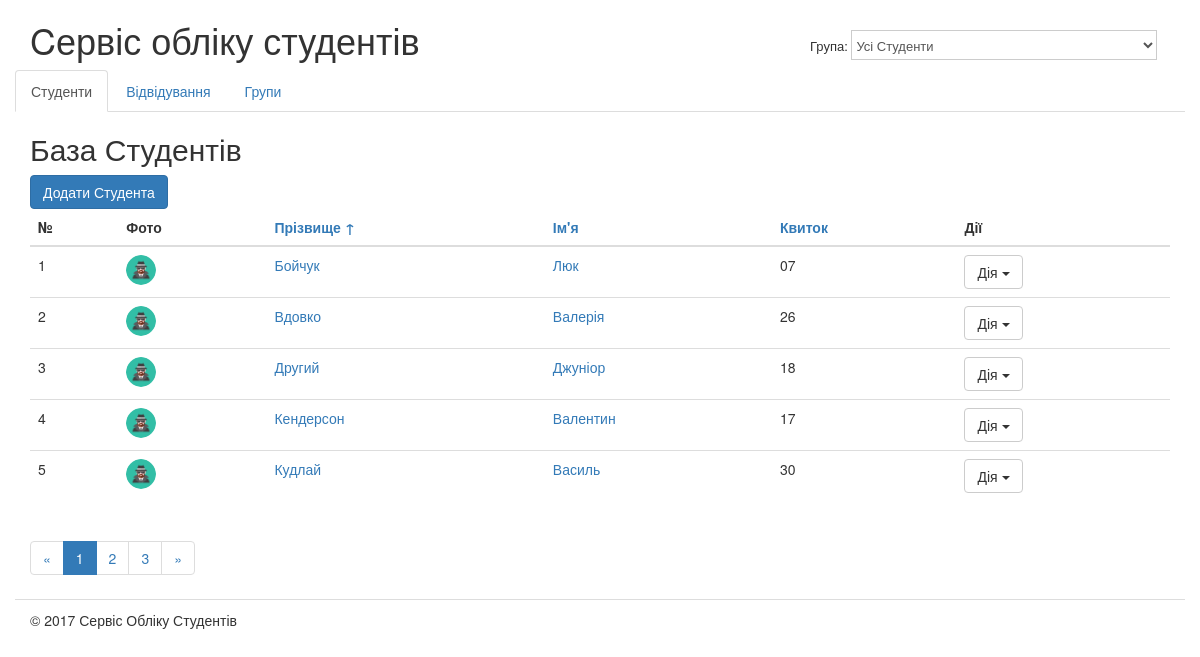
The page / on the database its author committed.
### studentsdb/students/models.py (models this page shows, shortened)
class Student(models.Model):
    class Meta(object):
        verbose_name = u"Студент"
        verbose_name_plural = u"Студенти"
    first_name = models.CharField(
        max_length=256,
        blank=False,
        verbose_name=u"Ім'я")
    last_name = models.CharField(
        max_length=256,
        blank=False,
        verbose_name=u"Прізвище")
    middle_name = models.CharField(
        max_length=256,
        blank=True,
        verbose_name=u"По - батькові",
        default='')
    student_group = models.ForeignKey('Group',
        verbose_name=u'Група',
        blank=False,
        null=True,
        on_delete=models.PROTECT)
    birthday = models.DateField(
        blank=False,
        verbose_name=u"Дата народження",
        null = True)
    photo = models.ImageField(
        blank=True,
        verbose_name=u"Фото",
        null = True)
    ticket = models.CharField(
        max_length=256,
        blank=False,
        verbose_name=u"Квиток")
    notes = models.TextField(
        blank=True,
        verbose_name=u"Додаткові нотатки")

### studentsdb/students/views.py (the view)
# urls.py: url(r'^$', views.students_list, name='home'),
def students_list(request):
    students = Student.objects.all()
    order_by = request.GET.get('order_by', 'last_name')
    if order_by in ('last_name', 'first_name', 'ticket'):
        students = students.order_by(order_by)
        if request.GET.get('reverse', '') == '1':
            students = students.reverse()
    paginator = Paginator(students, 5)
    page = request.GET.get('page')
    try:
        students = paginator.page(page)
    except PageNotAnInteger:
        students = paginator.page(1)
    except EmptyPage:
        students = paginator.page(paginator.num_pages)
    return render(request, 'students/students_list.html',
                  {'students': students})

### studentsdb/studentsdb/context_processors.py (called while the page is built)
def students_proc(request):
    return {'PORTAL_URL': PORTAL_URL}

### studentsdb/students/templates/students/students_list.html (shortened to what this page needs)
{% extends "students/base.html" %}
{% load static from staticfiles %}
{% block title %}База Студентів{% endblock title %}
{% block content %}
    <a href="{% url "students_add" %}" class="btn btn-primary">Додати Студента</a>
    <table class="table">
        {% with order_by=request.GET.order_by reverse=request.GET.reverse %}
        <thead>
        <tr>
            <th>№</th>
            <th>Фото</th>
            <th>
                <a href="{% url "home" %}?order_by=last_name{% if order_by == 'last_name' and reverse != '1' %}&amp;reverse=1{% endif %}">
                    Прізвище
                    {% if order_by == 'last_name' and reverse != '1' %}&uarr;
                        {% elif order_by != 'first_name' and order_by != 'ticket' and reverse != '1' %}&uarr;
                        {% elif order_by == 'last_name' and reverse == '1' %}&darr;
                    {% endif %}
                </a>
            </th>
            <th>
                <a href="{% url "home" %}?order_by=first_name{% if order_by == 'first_name' and reverse != '1' %}&amp;reverse=1{% endif %}">
                    Ім'я
                </a>
            </th>
            <th>
                <a href="{% url "home" %}?order_by=ticket{% if order_by == 'ticket' and reverse != '1' %}&amp;reverse=1{% endif %}">
                    Квиток
                </a>
            </th>
            <th>Дії</th>
        </thead>
        {% endwith %}
        <tbody>
        {% for student in students %}
            <tr>
                <td>{{ forloop.counter }}</td>
                {% if student.photo %}
                    <td><img class="img-circle" src="{{ student.photo.url }}" height="30" width="30"/></td>
                {% else %}
                    <td><img class="img-circle" src="{% static "1.png" %}" height="30" width="30"/></td>
                {% endif %}
                <td><a href="{% url "students_edit" student.id %}">
                    {{ student.last_name }}</a></td>
                <td><a href="{% url "students_edit" student.id %}">
                    {{ student.first_name }}</a></td>
                <td> {{ student.ticket }} </td>
                <td>
                    <div class="dropdown">
                        <button class="btn btn-default dropdown-toggle" type="button"
                                data-toggle="dropdown" aria-haspopup="true" aria-expanded="true">Дія
                            <span class="caret"></span>
                        </button>
                    </div>
                </td>
            </tr>
        {% endfor %}
        </tbody>
    </table>
    {% if students.has_other_pages %}
    {% with order_by=request.GET.order_by reverse=request.GET.reverse %}
    <nav aria-label="Page navigation">
        <ul class="pagination">
            <li>
                <a href="{% url "home" %}?page=1&amp;order_by={{ order_by }}&amp;reverse={{ reverse }}">&laquo;</a>
            </li>
            {% for p in students.paginator.page_range %}
            <li {% if students.number == p %} class="active" {% endif %}>
                <a href="{% url "home" %}?page={{ p }}&amp;order_by={{ order_by }}&amp;reverse={{ reverse }}">{{ p }}</a>
            </li>
            {% endfor %}
            <li>
                <a href="{% url "home" %}?page={{ students.paginator.num_pages }}&amp;order_by={{ order_by }}&amp;reverse={{ reverse }}">&raquo;</a>
            </li>
        </ul>
    </nav>
    {% endwith %}
    {% endif %}
{% endblock content %}

### rows shown on the page
Student: last_name "Бойчук", first_name "Люк", ticket "07"
Student: last_name "Вдовко", first_name "Валерія", ticket "26"
Student: last_name "Другий", first_name "Джуніор", ticket "18"
Student: last_name "Кендерсон", first_name "Валентин", ticket "17"
Student: last_name "Кудлай", first_name "Василь", ticket "30"

### other values the page prints
{{ p }} "1" "2" "3"
